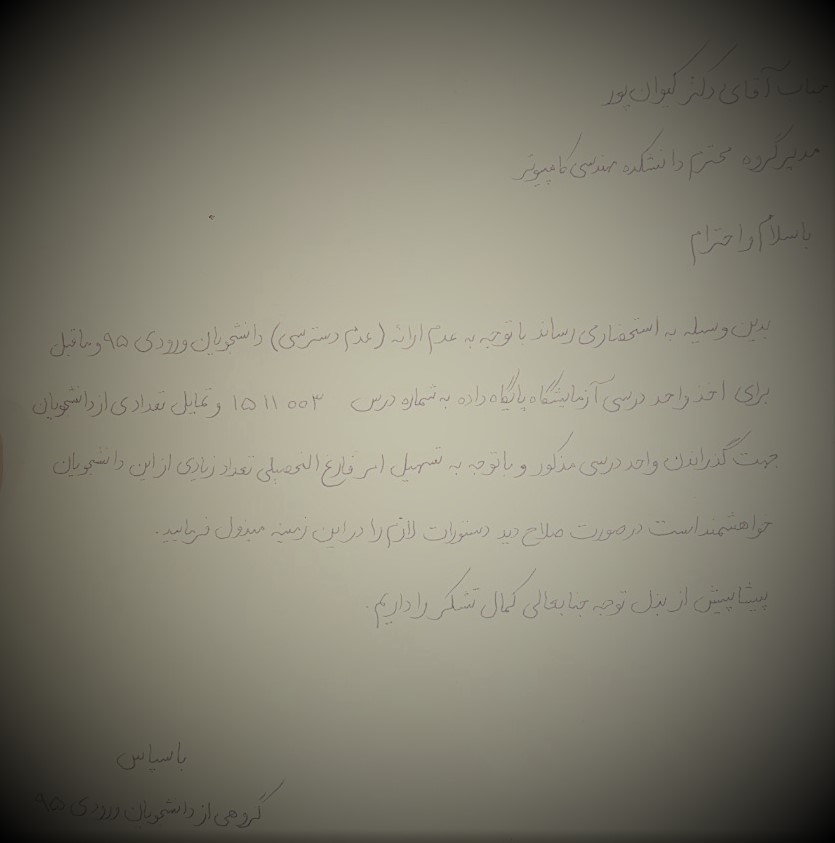
#> input picture P1/pictures/8.png, 835 x 843 px
$ python IE_contrast.py
#> lines starting #> are read from the running program, lines starting #| are printed output that depends on the picture
#> further down, tmp_img is the input picture: shape (843, 835, 3); mean R, G, B 127.5, 124.5, 110.4
import matplotlib
import matplotlib.pyplot as plt
import numpy as np
from skimage import io, color
import gc

from skimage import img_as_float
from skimage import exposure

matplotlib.rcParams['font.size'] = 8


def plot_img_and_hist(image, axes, bins=256):
    """Plot an image along with its histogram and cumulative histogram.

    """
    image = img_as_float(image)
    ax_img, ax_hist = axes
    ax_cdf = ax_hist.twinx()

    # Display image
    ax_img.imshow(image, cmap=plt.cm.gray)
    ax_img.set_axis_off()

    # Display histogram
    ax_hist.hist(image.ravel(), bins=bins, histtype='step', color='black')
    ax_hist.ticklabel_format(axis='y', style='scientific', scilimits=(0, 0))
    ax_hist.set_xlabel('Pixel intensity')
    ax_hist.set_xlim(0, 1)
    ax_hist.set_yticks([])

    # Display cumulative distribution
    img_cdf, bins = exposure.cumulative_distribution(image, bins)
    ax_cdf.plot(bins, img_cdf, 'r')
    ax_cdf.set_yticks([])

    return ax_img, ax_hist, ax_cdf


def main(image):
    img = image

    # Gamma
    gamma_corrected = exposure.adjust_gamma(img, 2)
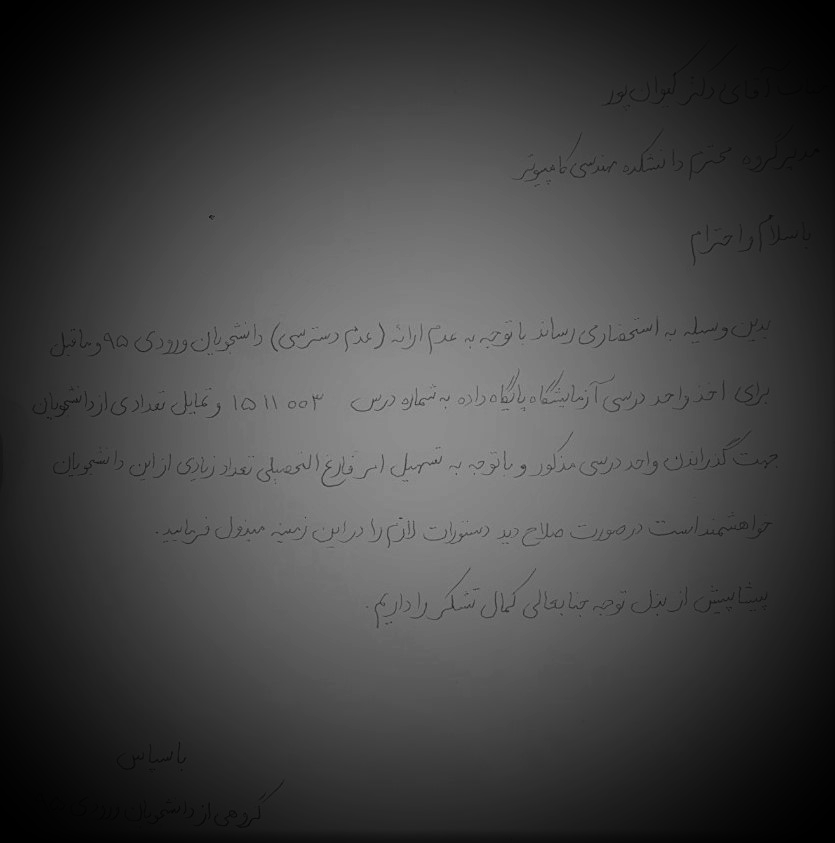
#> gamma_corrected: shape (843, 835) float64; min 0, max 0.632, mean 0.262

    # Logarithmic
    logarithmic_corrected = exposure.adjust_log(img, 1)
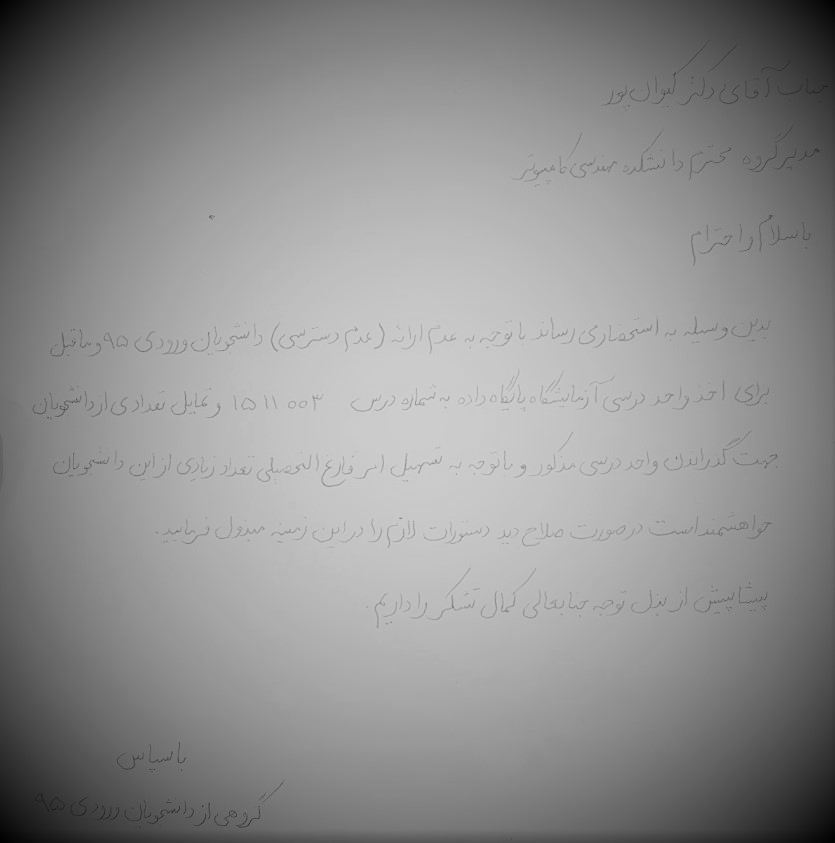
#> logarithmic_corrected: shape (843, 835) float64; min 0, max 0.844, mean 0.563

    # Display results
    fig = plt.figure(figsize=(8, 5))
    axes = np.zeros((2, 3), dtype=np.object)
    axes[0, 0] = plt.subplot(2, 3, 1)
    axes[0, 1] = plt.subplot(2, 3, 2, sharex=axes[0, 0], sharey=axes[0, 0])
    axes[0, 2] = plt.subplot(2, 3, 3, sharex=axes[0, 0], sharey=axes[0, 0])
    axes[1, 0] = plt.subplot(2, 3, 4)
    axes[1, 1] = plt.subplot(2, 3, 5)
    axes[1, 2] = plt.subplot(2, 3, 6)

    ax_img, ax_hist, ax_cdf = plot_img_and_hist(img, axes[:, 0])
#> in plot_img_and_hist, `img_cdf, bins = exposure.cumulative_distribution(image, bins)`: img_cdf = 256 values from 1.42e-06 to 1; bins = 256 values from 0.00155 to 0.793
    ax_img.set_title('Low contrast image')

    y_min, y_max = ax_hist.get_ylim()
#> y_min = 0; y_max = 6435.4
    ax_hist.set_ylabel('Number of pixels')
    ax_hist.set_yticks(np.linspace(0, y_max, 5))

    ax_img, ax_hist, ax_cdf = plot_img_and_hist(gamma_corrected, axes[:, 1])
    ax_img.set_title('Gamma correction')

    ax_img, ax_hist, ax_cdf = plot_img_and_hist(logarithmic_corrected, axes[:, 2])
    ax_img.set_title('Logarithmic correction')

    ax_cdf.set_ylabel('Fraction of total intensity')
    ax_cdf.set_yticks(np.linspace(0, 1, 5))

    # prevent overlap of y-axis labels
    fig.tight_layout()

    return plt, gamma_corrected, logarithmic_corrected


def save(plot, name):
#> called with name = 8
    plot.savefig(r'contrast/' + str(name) + '.png')
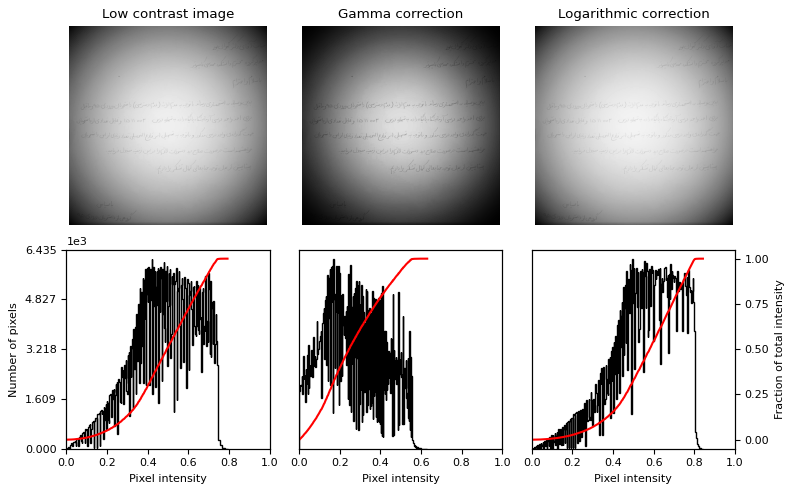
#> figure drawn by matplotlib, 9 panels; panel 9: curve peaks at x = 0.842, y = 1
    gc.collect()


if __name__ == '__main__':
    num = 8
    tmp_img = io.imread(r'pictures/' + str(num) + '.png')
    tmp_img = color.rgb2gray(tmp_img)
    p, gamma, logarithmic = main(tmp_img)
    save(p, num)
    p.show()

$ run again, with P1/pictures/1.png copied over P1/pictures/8.png
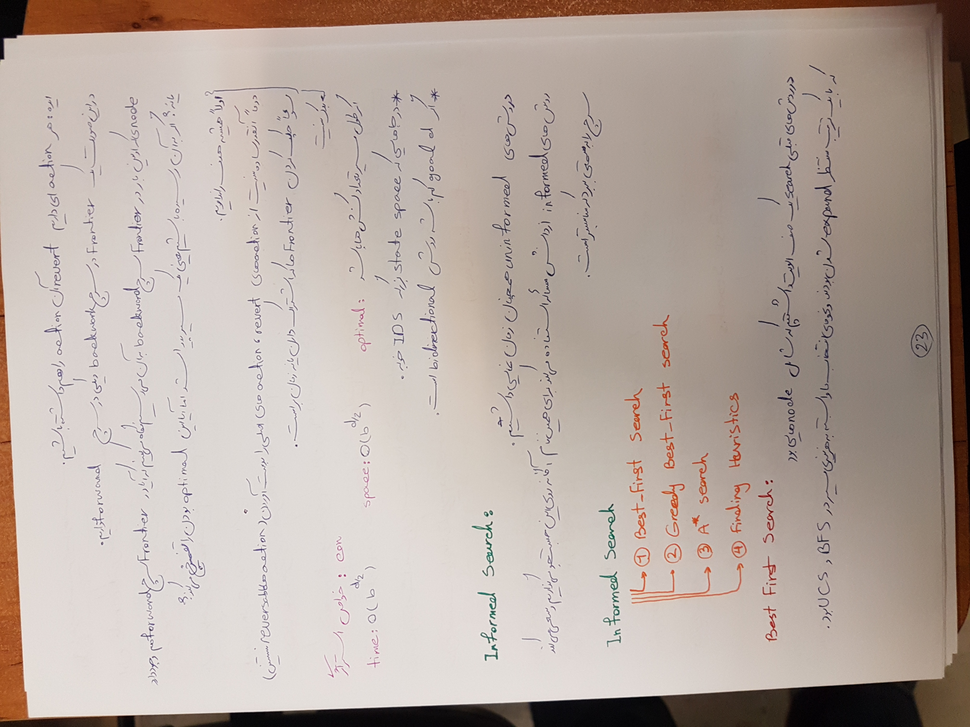
#> input picture P1/pictures/1.png, 970 x 727 px, shrunk from 4032 x 3024 before the run
#> tmp_img is the input picture: shape (727, 970, 3); mean R, G, B 182.7, 169.3, 161.4
#> tmp_img: shape (727, 970) float64
#> in main, `gamma_corrected = exposure.adjust_gamma(img, 2)`:
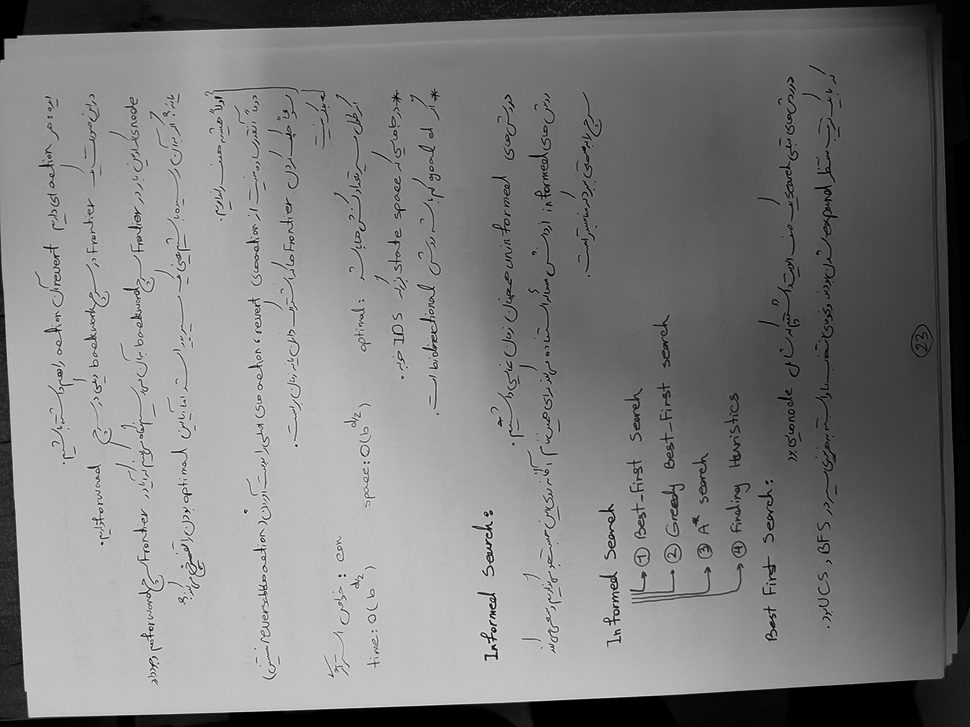
#> gamma_corrected: shape (727, 970) float64; min 0, max 1, mean 0.492
#> in main, `logarithmic_corrected = exposure.adjust_log(img, 1)`:
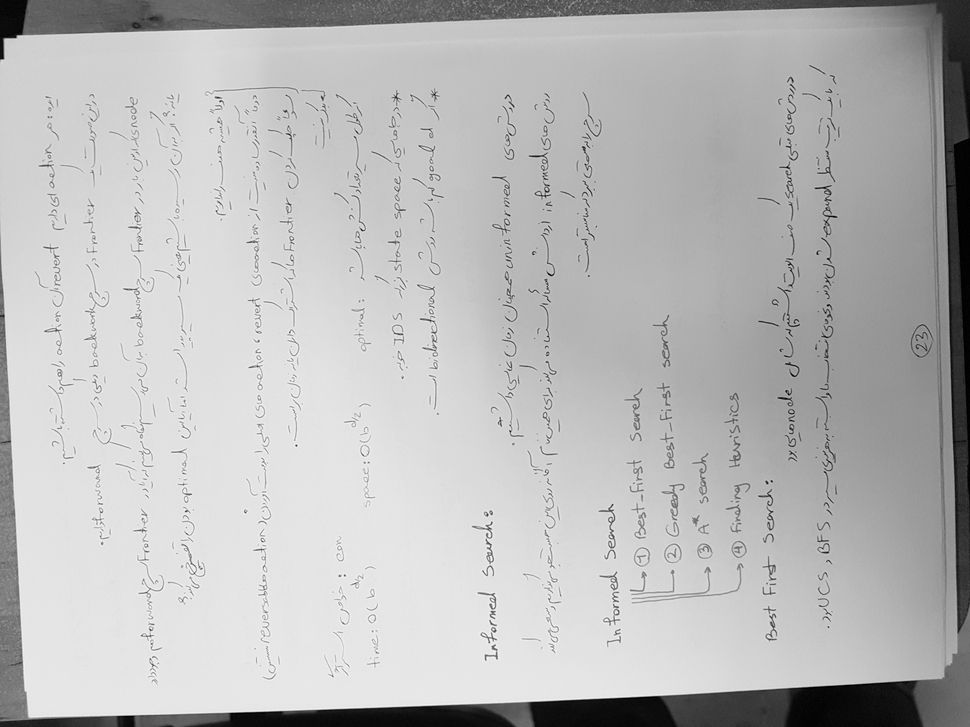
#> logarithmic_corrected: shape (727, 970) float64; min 0, max 1, mean 0.731
#> img_cdf = 256 values from 0.000489 to 1; bins = 256 values from 0.00195 to 0.998
#> y_min = 0; y_max = 21798

$ run again, with P1/pictures/2.png copied over P1/pictures/8.png
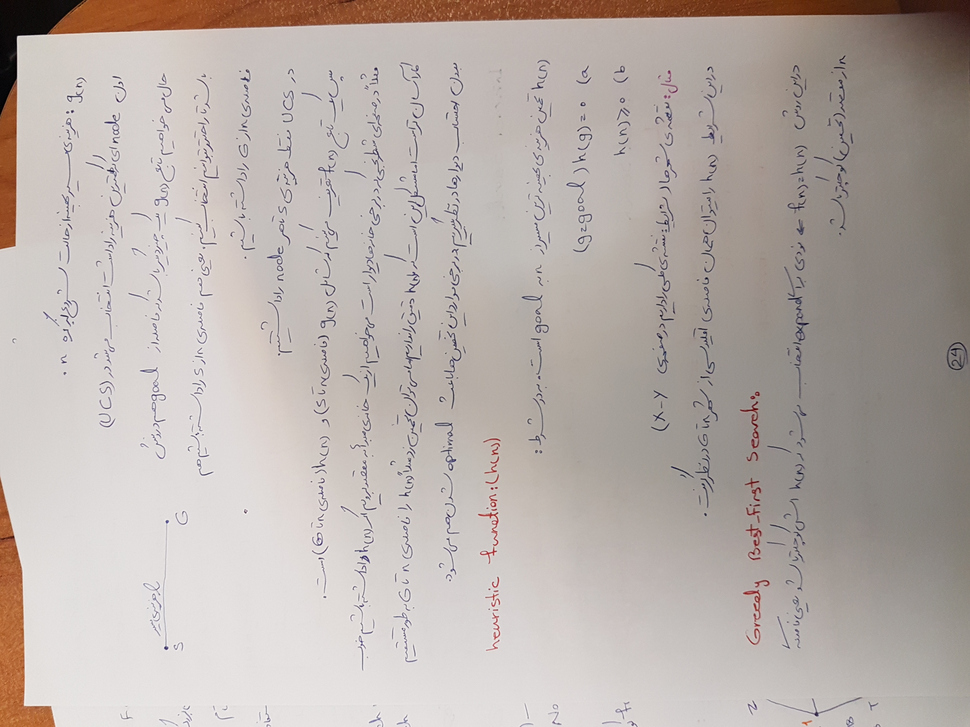
#> input picture P1/pictures/2.png, 970 x 727 px, shrunk from 4032 x 3024 before the run
#> tmp_img is the input picture: shape (727, 970, 3); mean R, G, B 184.4, 175.4, 170.7
#> tmp_img: shape (727, 970) float64
#> in main, `gamma_corrected = exposure.adjust_gamma(img, 2)`:
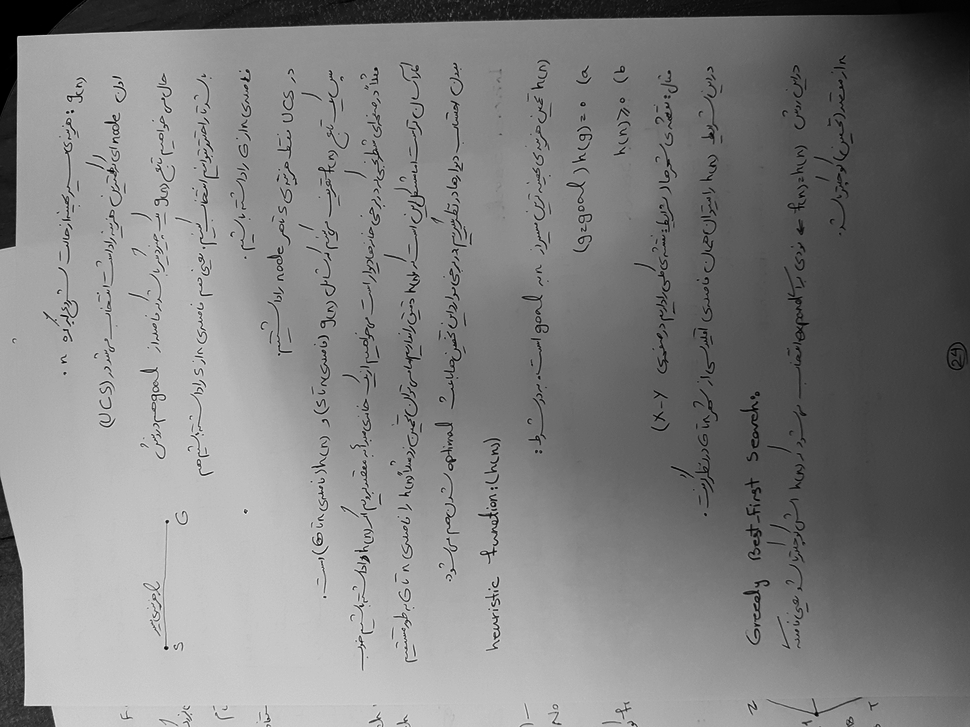
#> gamma_corrected: shape (727, 970) float64; min 0, max 1, mean 0.506
#> in main, `logarithmic_corrected = exposure.adjust_log(img, 1)`:
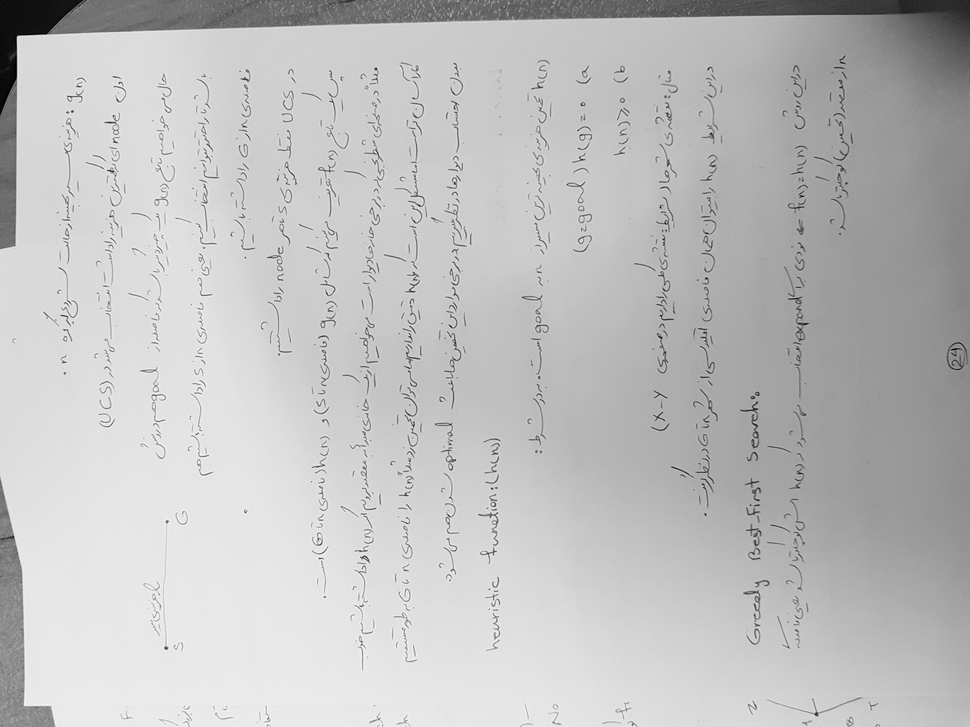
#> logarithmic_corrected: shape (727, 970) float64; min 0, max 1, mean 0.754
#> img_cdf = 256 values from 4.4e-05 to 1; bins = 256 values from 0.00195 to 0.998
#> y_min = 0; y_max = 15063.3

$ run again, with P1/pictures/3.png copied over P1/pictures/8.png
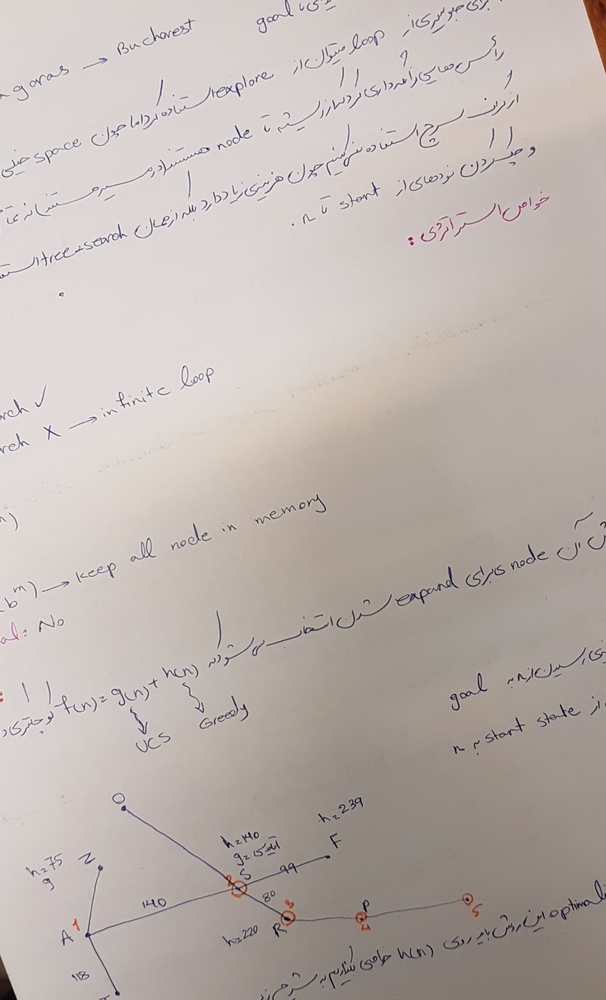
#> input picture P1/pictures/3.png, 606 x 1000 px, shrunk from 2066 x 3408 before the run
#> tmp_img is the input picture: shape (1000, 606, 3); mean R, G, B 189.2, 180.3, 175.2
#> tmp_img: shape (1000, 606) float64
#> in main, `gamma_corrected = exposure.adjust_gamma(img, 2)`:
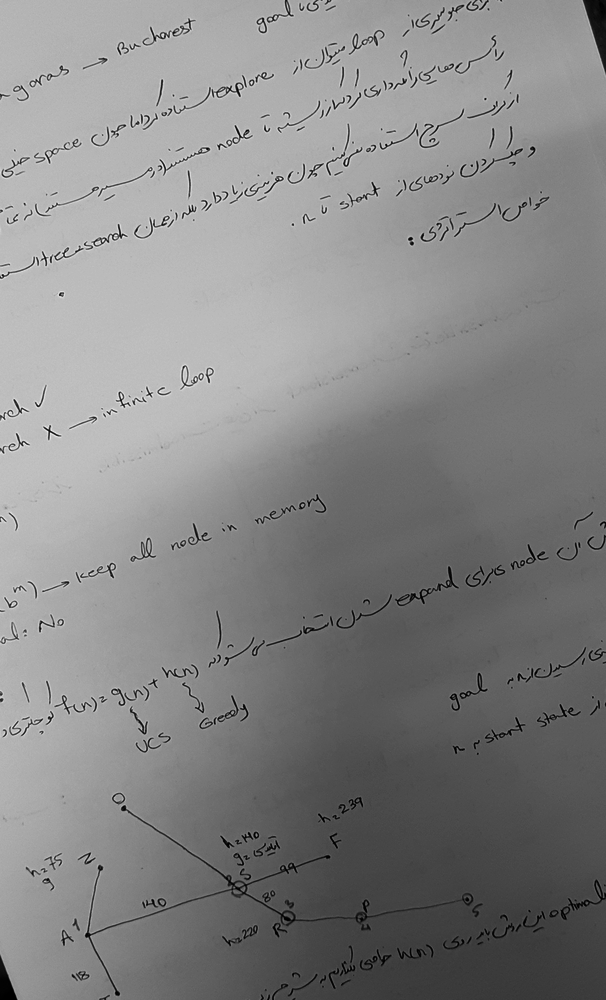
#> gamma_corrected: shape (1000, 606) float64; min 0, max 0.983, mean 0.524
#> in main, `logarithmic_corrected = exposure.adjust_log(img, 1)`:
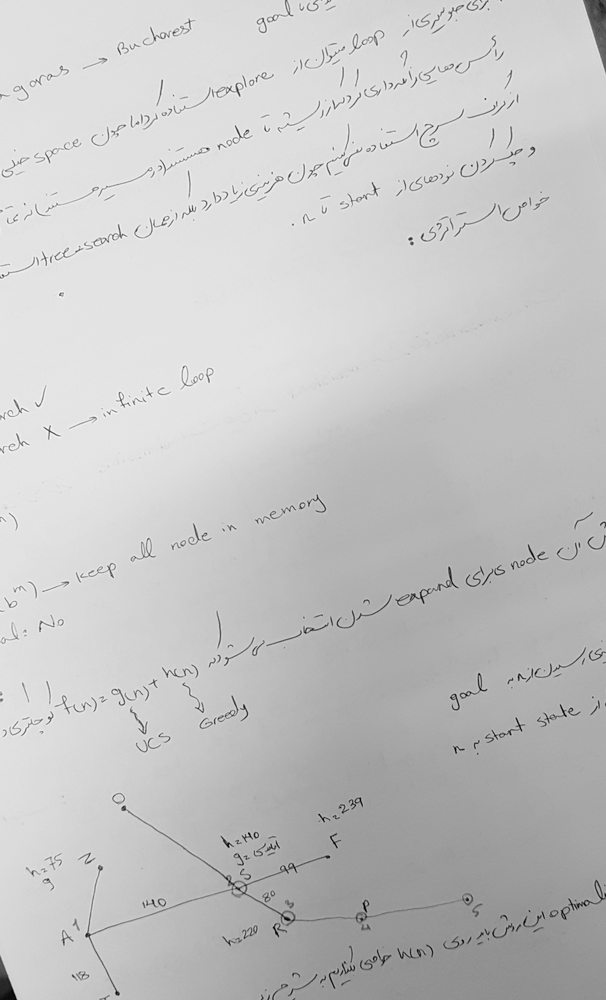
#> logarithmic_corrected: shape (1000, 606) float64; min 0, max 0.994, mean 0.773
#> img_cdf = 256 values from 1.98e-05 to 1; bins = 256 values from 0.00194 to 0.99
#> y_min = 0; y_max = 15579.9
